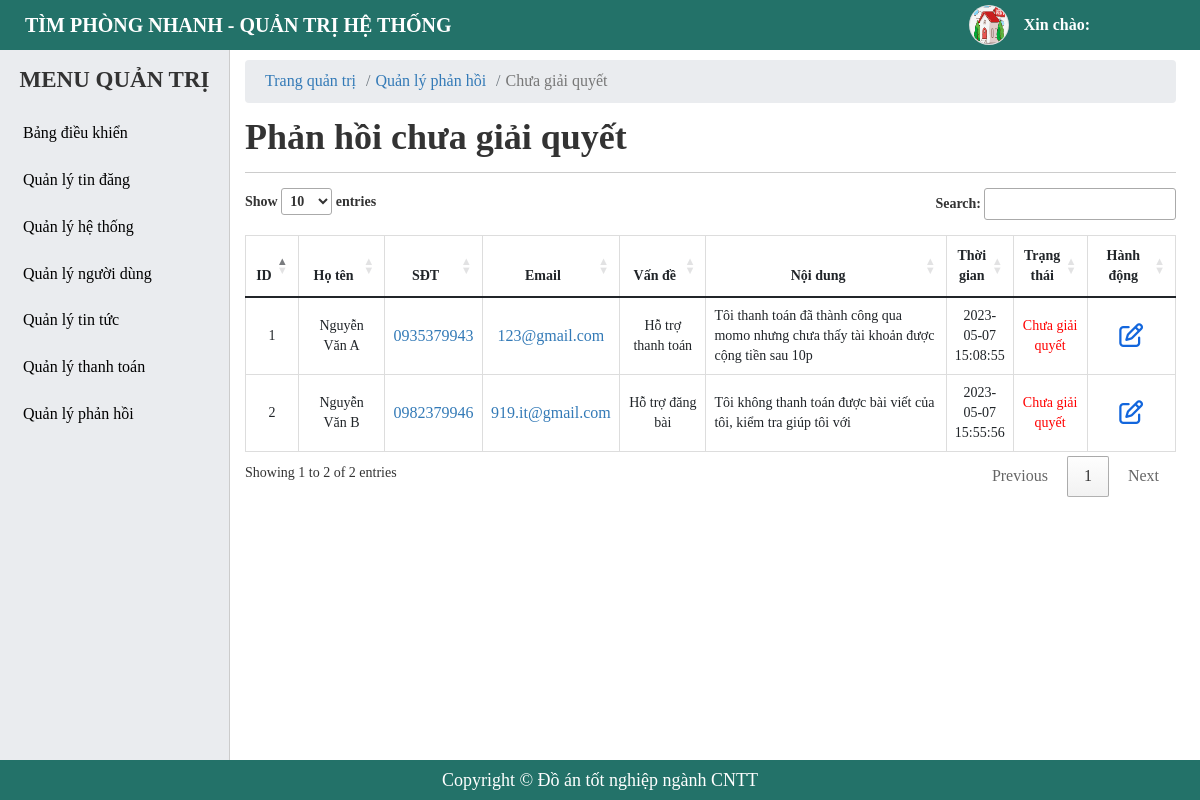
Page /admin/contact-manager-new.php on the earlier database version.
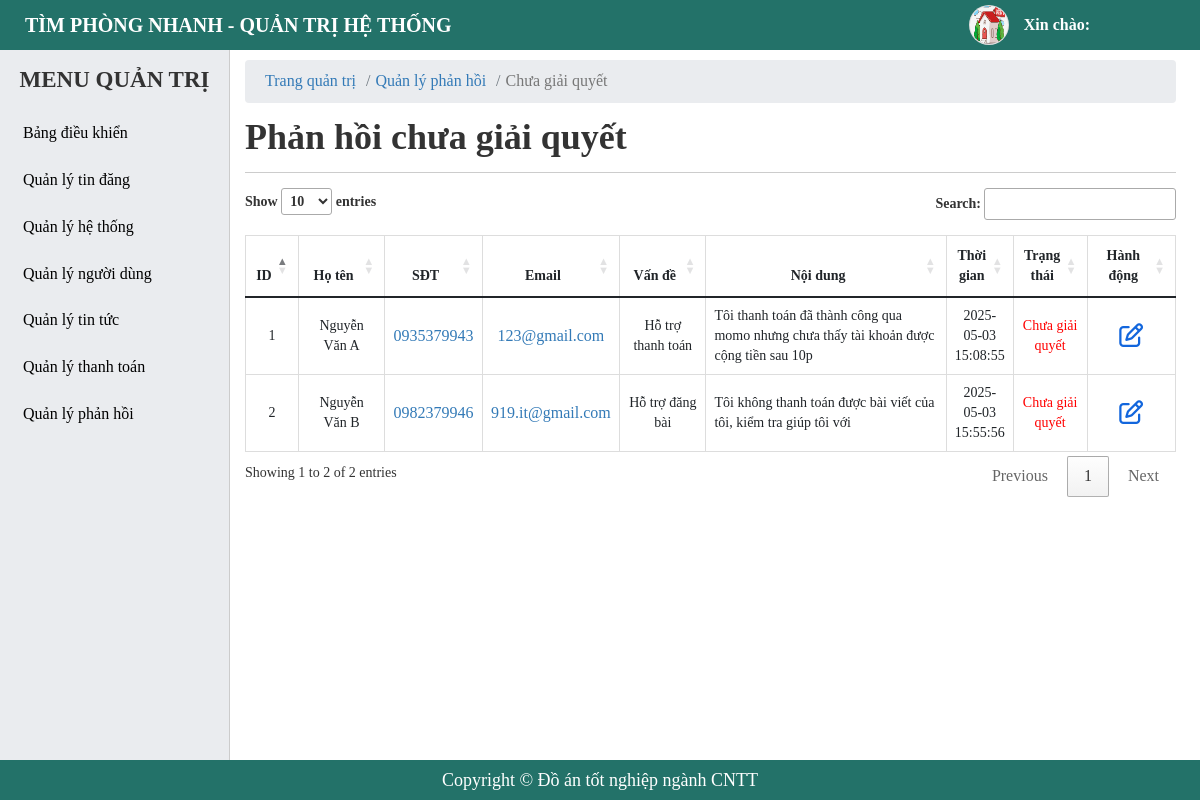
Same page on the later database version.
### tables this page shows
CREATE TABLE `tbl_contact` (
  `id` int(11) NOT NULL,
  `name` varchar(255) NOT NULL,
  `phone` varchar(255) NOT NULL,
  `email` varchar(255) NOT NULL,
  `problem` tinyint(4) NOT NULL COMMENT 'vấn đề',
  `content` text NOT NULL COMMENT 'chi tiết, nội dung',
  `status` tinyint(4) NOT NULL DEFAULT 0,
  `created_at` timestamp NOT NULL DEFAULT current_timestamp()
);

### admin/contact-manager-new.php (the view, shortened to what this page needs)
<?php
    include './include/connect.php';
    $queryCon = $conn->prepare("SELECT * FROM tbl_contact WHERE status = 0");
    $queryCon->execute();
    $resultsCon = $queryCon->fetchAll(PDO::FETCH_OBJ);
?>
<!DOCTYPE html>
<html lang="en">
<head>
    <?php include('include/link-css.php');?>
</head>
<body>
    <?php
     include('include/header.php');
    ?>
    <div id="main">
        <?php
        include('include/sidebar.php');
        ?>
        <div id="main-right">
            <nav aria-label="breadcrumb">
                <ol class="breadcrumb">
                    <li class="breadcrumb-item"><a href="#">Trang quản trị</a></li>
                    <li class="breadcrumb-item"><a href="#">Quản lý phản hồi</a></li>
                    <li class="breadcrumb-item active" aria-current="page">Chưa giải quyết</li>
                </ol>
            </nav>
            <section class="main-right-title">
                <div class="form-title">
                    <h1>Phản hồi chưa giải quyết</h1>
                </div>
            </section>
            <div class="main-right-table">
                <table class="table table-bordered table-post-list" id = "table-manage">
                    <thead>
                        <tr>
                            <th style="width: 5%;" >ID</th>
                            <th style="width: 10%;" >Họ tên</th>
                            <th style="width: 10%;" >SĐT</th>
                            <th style="width: 10%;" >Email</th>
                            <th style="width: 10%;" >Vấn đề</th>
                            <th style="width: 30%;" >Nội dung</th>
                            <th style="width: 7%;" >Thời gian</th>
                            <th style="width: 8%;" >Trạng thái</th>
                            <th style="width: 10%;" >Hành động</th>
                        </tr>
                    </thead>
                    <tbody >
                        <?php foreach ($resultsCon as $key => $value) { ?>
                            <tr>
                                <td><?php echo $key+1 ?></td>
                                <td>
                                    <p><?php echo $value -> name ?></p>
                                </td>
                                <td>
                                    <p><a href="tel:+<?php echo $value -> phone ?>" target="_blank"><?php echo $value -> phone ?></a></p>
                                </td>
                                <td>
                                    <p><a href="mailto:<?php echo $value -> email ?>" target="_blank"><?php echo $value -> email ?></a></p>
                                </td>
                                <td>
                                    <?php if($value -> problem == 1){ ?>
                                        <p>Giải đáp thắc mắc</p>
                                    <?php }if($value -> problem == 2){ ?>
                                        <p>Hỗ trợ đăng bài</p>
                                    <?php }if($value -> problem == 3){ ?>
                                        <p>Hỗ trợ thanh toán</p>
                                    <?php }if($value -> problem == 4){ ?>
                                        <p>Giải quyết khiếu nại</p>
                                    <?php } ?>
                                </td>
                                <td  style="text-align: left; ">
                                    <p><?php echo $value -> content ?></p>
                                </td>
                                <td>
                                    <p><?php echo $value-> created_at?></p>
                                </td>
                                <td>
                                    <p style = "color: red">Chưa giải quyết</p>
                                </td>
                                <td>
                                    <a href="./contact-manager-new.php?id=<?php echo $value -> id ?>" class="btn-setting btn-edit" style = "color: #1266dd;"><i class="fa-regular fa-pen-to-square"></i></a>
                                </td>
                            </tr>
                        <?php } ?>
                    </tbody>
                </table>
            </div>
        </div>
    </div>
    <?php include('include/footer.php');?>
</body>
</html>

Differences in the rows shown:
changed tbl_contact "123@gmail.com": created_at "2023-05-07 15:08:55" → "2025-05-03 15:08:55"
changed tbl_contact "919.it@gmail.com": created_at "2023-05-07 15:55:56" → "2025-05-03 15:55:56"
